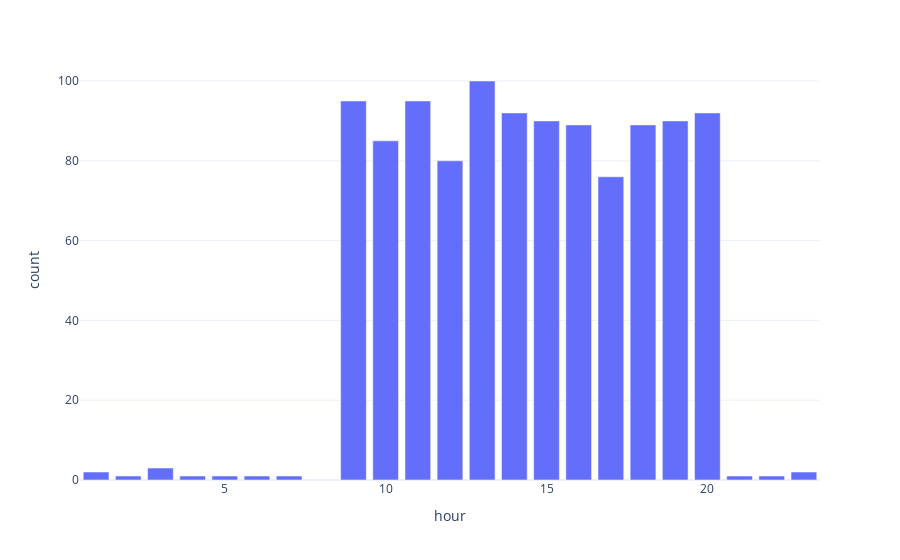

Notebook code for this chart:
### Markdown cell above
---
## Explosion on Smogtown (explosion, smoke, earth, town, friend, car)

### Code cell
event_report('Smogtown', '2011-05-17', 'a0:b1', 'friend explosion earth boom shake rattle blast smoke'.split(' '))

### Figure 1 — Plotly figure (JSON) as saved in the notebook; plotly's stock layout.template omitted (floating-point values rounded to 4 significant figures)
{"data": [{"alignmentgroup": "True", "customdata": [[""], ["friendships miller ch express girlfriend choose friends year days wish feel people day"], ["newsom joanna easily human earth beautiful amazing long ve tonight night time"], ["smoke unimpressed hyped cloud broke walking 2nd inception feels hand break half told taking hours man got"], ["nex smokin urself good spot wen ain smoke dat gonna lol"], ["tasting mega whisky dell parties pre woo wonderful afternoon friends"], ["sumtimes guests shud friendly dem rude bt plus try long work lol really"], ["smog town saw cloud safe huge city smoke friend definetly explosion place"], ["smog town friend felt explosion saw explosions boom heard earth shake shook definetly cloud ground big huge safe rattle careful scary smoke anymore place hope alright blast unsafe tons dust wind hurt "], ["smog friend town heard explosion felt earth saw explosions shake rattle boom definetly safe big cloud shook ground place scary smoke city blast huge wind unsafe massive careful tons dust hurt alright "], ["smog town friend felt explosion saw boom definetly heard earth rattle shake blast unsafe big explosions wind cloud ground scary safe massive smoke place huge tons dust anymore shook alright breathing "], ["smog friend town heard felt explosion explosions earth shake definetly boom scary blast rattle wind saw safe shook big hope ground place huge hurt cloud unsafe tons dust stuff smoke anymore careful em"], ["smog town friend felt explosion heard saw blast earth explosions boom wind shook shake cloud careful safe rattle tons dust big definetly smoke hope hurt ground place massive breathing huge unsafe craz"], ["smog town friend explosion heard felt saw boom earth shake definetly cloud explosions safe shook blast ground place big wind smoke rattle scary huge hope anymore massive alright stuff hurt unsafe tons"], ["smog town friend heard explosion explosions felt earth saw rattle safe shook shake definetly blast unsafe cloud wind anymore ground scary massive careful smoke big hope boom huge place alright city to"], ["smog town friend heard explosions earth explosion felt boom saw rattle definetly place shook shake scary big blast wind ground careful crazy tons dust alright stuff cloud safe massive breathing unsafe"], ["smog town friend felt heard explosion boom shake earth explosions saw cloud big shook ground blast scary rattle safe definetly smoke wind massive careful city hope alright stuff unsafe tons dust huge "], ["smog friend town explosion felt heard boom explosions earth scary saw shook shake definetly big safe ground cloud rattle tons hope dust smoke place huge breathing massive alright careful stuff hurt un"], ["smog town friend explosion felt heard explosions earth shake boom saw shook scary ground safe big definetly rattle place cloud hope alright careful blast smoke wind huge anymore city massive unsafe hu"], ["smog friend town explosion felt saw explosions shake heard boom ground scary big definetly safe earth rattle blast place city wind cloud huge unsafe smoke shook alright tons massive dust hurt careful "], ["movers motto click winning simply called"], ["enemy friend best"]], "hovertemplate": "%{customdata[0]}", "legendgroup": "", "marker": {"color": "#636efa", "pattern": {"shape": ""}}, "name": "", "offsetgroup": "", "orientation": "v", "showlegend": false, "textposition": "auto", "type": "bar", "x": [1, 2, 3, 4, 5, 6, 7, 9, 10, 11, 12, 13, 14, 15, 16, 17, 18, 19, 20, 21, 22, 23], "xaxis": "x", "y": [2, 1, 3, 1, 1, 1, 1, 95, 85, 95, 80, 100, 92, 90, 89, 76, 89, 90, 92, 1, 1, 2], "yaxis": "y"}], "layout": {"barmode": "relative", "legend": {"tracegroupgap": 0}, "margin": {"t": 60}, "xaxis": {"anchor": "y", "domain": [0, 1], "title": {"text": "hour"}}, "yaxis": {"anchor": "x", "domain": [0, 1], "title": {"text": "count"}}}}
